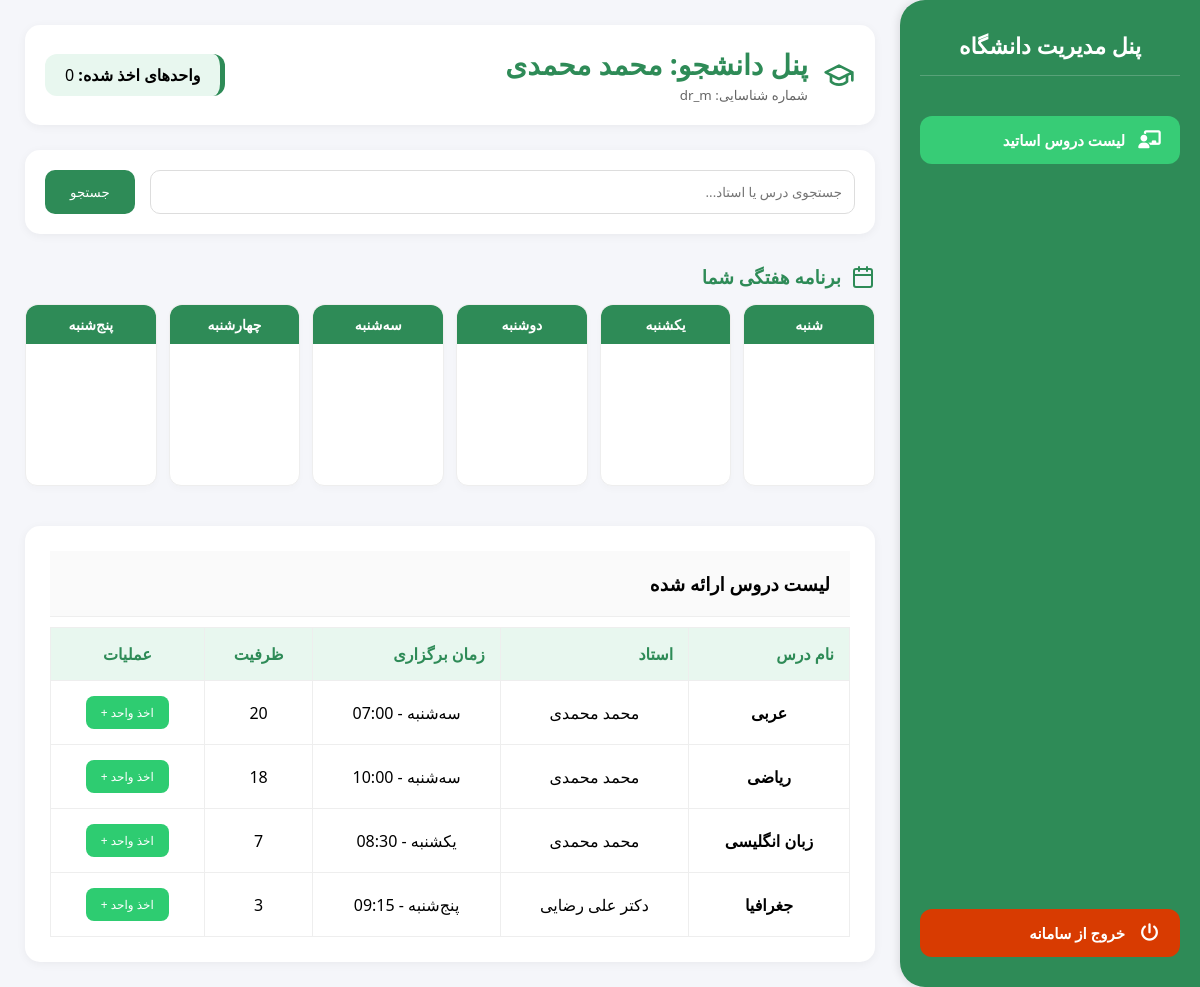
The page /courses/dashboard/ (signed in) on the database its author committed.
### apps/accounts/models.py (models this page shows, shortened)
class User(AbstractUser):
    first_name = models.CharField(max_length=150, verbose_name="نام")
    last_name = models.CharField(max_length=150, verbose_name="نام خانوادگی")
    student_id = models.CharField(max_length=20, unique=True, null=True, blank=True, verbose_name="کد دانشجویی")
    professor_id = models.CharField(max_length=20, unique=True, null=True, blank=True, verbose_name="کد استادی")
    is_student = models.BooleanField(default=False, verbose_name="دانشجو")
    is_professor = models.BooleanField(default=False, verbose_name="استاد")
    def get_full_name(self):
        return f"{self.first_name} {self.last_name}"

### apps/courses/models.py (models this page shows, shortened)
class Course(models.Model):
    DAYS_OF_WEEK = [
        ('1', 'شنبه'),
        ('2', 'یکشنبه'),
        ('3', 'دوشنبه'),
        ('4', 'سه‌شنبه'),
        ('5', 'چهارشنبه'),
        ('6', 'پنج‌شنبه'),
        ('7', 'جمعه'),
    ]
    name = models.CharField(max_length=100, verbose_name="نام درس")
    code = models.CharField(max_length=20, unique=True, verbose_name="کد درس")
    capacity = models.IntegerField(verbose_name="ظرفیت")
    professor = models.ForeignKey(
        User,
        on_delete=models.CASCADE,
        limit_choices_to={'is_professor': True},
        verbose_name="استاد"
    )
    day = models.CharField(
        max_length=1,
        choices=DAYS_OF_WEEK,
        default='1',
        verbose_name="روز برگزاری"
    )
    start_time = models.TimeField(verbose_name="زمان شروع")
    end_time = models.TimeField(verbose_name="زمان پایان")
    location = models.CharField(max_length=100, verbose_name="مکان برگزاری")
    prerequisites = models.ManyToManyField(
        'self',
        symmetrical=False,
        blank=True,
        verbose_name="پیش‌نیازها"
    )
    class Meta:
        verbose_name = "درس"
        verbose_name_plural = "دروس"

### apps/courses/views.py (the view)
# urls.py: path('dashboard/', views.student_dashboard, name='dashboard'),
@login_required
def student_dashboard(request):
    my_custom_days = [
        ('1', 'شنبه'), ('2', 'یکشنبه'), ('3', 'دوشنبه'),
        ('4', 'سه‌شنبه'), ('5', 'چهارشنبه'), ('6', 'پنج‌شنبه'),
    ]
    user_enrollments = Enrollment.objects.filter(student=request.user)
    enrolled_courses = [e.course for e in user_enrollments]
    enrolled_ids = user_enrollments.values_list('course_id', flat=True)
    query = request.GET.get('q')
    all_courses = Course.objects.all()
    if query:
        all_courses = all_courses.filter(name__icontains=query)
    context = {
        'my_custom_days': my_custom_days,
        'enrolled_courses': enrolled_courses,
        'enrolled_ids': enrolled_ids,
        'all_courses': all_courses,
    }
    return render(request, 'students/dashboard.html', context)

### templates/students/dashboard.html (shortened to what this page needs)
{% extends 'base.html' %}
{% block content %}
<div style="display: flex; justify-content: space-between; align-items: center; margin-bottom: 25px; background: white; padding: 20px; border-radius: 15px; box-shadow: 0 2px 10px rgba(0,0,0,0.05);">
    <div style="display: flex; align-items: center; gap: 15px;">
        <svg xmlns="http://www.w3.org/2000/svg" width="32" height="32" viewBox="0 0 24 24" fill="none" stroke="#2E8B57" stroke-width="2" stroke-linecap="round" stroke-linejoin="round"><path d="M22 10v6M2 10l10-5 10 5-10 5z"></path><path d="M6 12v5c3 3 9 3 12 0v-5"></path></svg>
        <div>
            <h2 style="color: #2E8B57; margin: 0;">پنل دانشجو: {{ user.get_full_name }}</h2>
            <small style="color: #666;">شماره شناسایی: {{ user.username }}</small>
        </div>
    </div>
    <div style="background: #e8f7ef; padding: 10px 20px; border-radius: 12px; border-right: 5px solid #2E8B57;">
        <strong>واحدهای اخذ شده:</strong> {{ enrolled_courses|length }}
    </div>
</div>
<div class="card-container" style="margin-bottom: 30px; padding: 20px; background: white; border-radius: 15px; box-shadow: 0 2px 10px rgba(0,0,0,0.05);">
    <form method="get" style="display: flex; gap: 15px;">
        <input type="text" name="q" value="{{ request.GET.q|default:'' }}" placeholder="جستجوی درس یا استاد..."
               style="flex: 1; padding: 12px; border-radius: 10px; border: 1px solid #ddd; font-family: inherit;">
        <button type="submit" class="btn-action btn-green" style="padding: 0 25px; display: flex; align-items: center; gap: 8px; background: #2E8B57; color: white; border: none; border-radius: 10px; cursor: pointer;">
            جستجو
        </button>
    </form>
</div>
<h3 style="margin-bottom: 15px; color: #2E8B57; display: flex; align-items: center; gap: 10px;">
    برنامه هفتگی شما
</h3>
<div style="display: grid; grid-template-columns: repeat(6, 1fr); gap: 12px; margin-bottom: 40px;">
    {% for d_val, d_name in my_custom_days %}
    <div style="background: white; border-radius: 12px; border: 1px solid #eee; min-height: 180px; box-shadow: 0 4px 6px rgba(0,0,0,0.02);">
        <div style="background: #2E8B57; color: white; padding: 10px; text-align: center; border-radius: 12px 12px 0 0; font-weight: bold; font-size: 14px;">
            {{ d_name }}
        </div>
        <div style="padding: 10px;">
        </div>
    </div>
    {% endfor %}
</div>
<div class="card-container" style="background: white; border-radius: 15px; overflow: hidden; box-shadow: 0 2px 10px rgba(0,0,0,0.05);">
    <h3 style="padding: 20px; margin: 0; border-bottom: 1px solid #eee; background: #fafafa;">لیست دروس ارائه شده</h3>
    <table style="width: 100%; border-collapse: collapse;">
        <thead>
            <tr style="background: #f8f9fa;">
                <th style="padding: 15px; text-align: right;">نام درس</th>
                <th style="padding: 15px; text-align: right;">استاد</th>
                <th style="padding: 15px; text-align: right;">زمان برگزاری</th>
                <th style="padding: 15px; text-align: center;">ظرفیت</th>
                <th style="padding: 15px; text-align: center;">عملیات</th>
            </tr>
        </thead>
        <tbody>
            {% for course in all_courses %}
            <tr style="border-bottom: 1px solid #eee;">
                <td style="padding: 15px;"><strong>{{ course.name }}</strong></td>
                <td style="padding: 15px;">{{ course.professor.get_full_name }}</td>
                <td style="padding: 15px;">{{ course.get_day_display }} - {{ course.start_time|time:"H:i" }}</td>
                <td style="padding: 15px; text-align: center;">{{ course.capacity }}</td>
                <td style="padding: 15px; text-align: center;">
                    <div style="display: flex; gap: 8px; justify-content: center; align-items: center;">
                        {% if course.id in enrolled_ids %}
                            <span style="color: #2ecc71; font-size: 12px; font-weight: bold;">اخذ شده ✅</span>
                            <form action="{% url 'courses:drop' course.id %}" method="post">
                                {% csrf_token %}
                                <button type="submit" style="background: #fff1f0; color: #e74c3c; border: 1px solid #ffa39e; padding: 5px 10px; border-radius: 6px; cursor: pointer; font-size: 11px;" onclick="return confirm('حذف شود؟')">
                                    حذف 🗑️
                                </button>
                            </form>
                        {% else %}
                            <form action="{% url 'courses:enroll' course.id %}" method="post">
                                <button type="submit" style="background: #2ecc71; color: white; border: none; padding: 8px 15px; border-radius: 8px; cursor: pointer; font-size: 12px; font-family: inherit;">
                                    اخذ واحد +
                                </button>
                            </form>
                        {% endif %}
                    </div>
                </td>
            </tr>
            {% empty %}
            <tr>
                <td colspan="5" style="text-align: center; padding: 20px; color: #999;">درسی یافت نشد.</td>
            </tr>
            {% endfor %}
        </tbody>
    </table>
</div>
{% endblock %}

### templates/base.html (style rules this page uses)
body { margin: 0; font-family: 'Segoe UI', Tahoma, sans-serif; height: 100vh; display: flex; background-color: #f5f6fa; overflow: hidden; }
h2 { color: #2E8B57; font-size: 28px; margin-bottom: 25px; }
.card-container { background: white; padding: 25px; border-radius: 15px; box-shadow: 0 3px 10px rgba(0,0,0,0.05); }
table { border-collapse: collapse; width: 100%; margin-top: 10px; }
table th, table td { border: 1px solid #eee; padding: 15px; text-align: center; }
table th { background: #e8f7ef; color: #2E8B57; font-weight: bold; }
.btn-action { padding: 10px 20px; border-radius: 10px; border: none; cursor: pointer; color: white; text-decoration: none; display: inline-flex; align-items: center; gap: 8px; font-family: inherit; transition: 0.2s; }
.btn-green { background: #2E8B57; }

### rows shown on the page
User: get_full_name "محمد محمدی", username "dr_m"
Course: name "عربی", professor.get_full_name "محمد محمدی", day "سه‌شنبه", start_time "07:00", capacity "20", shows "اخذ واحد +"
Course: name "ریاضی", professor.get_full_name "محمد محمدی", day "سه‌شنبه", start_time "10:00", capacity "18", shows "اخذ واحد +"
Course: name "زبان انگلیسی", professor.get_full_name "محمد محمدی", day "یکشنبه", start_time "08:30", capacity "7", shows "اخذ واحد +"
Course: name "جغرافیا", professor.get_full_name "دکتر علی رضایی", day "پنج‌شنبه", start_time "09:15", capacity "3", shows "اخذ واحد +"

### other values the page prints
{{ enrolled_courses|length }} "0"
{{ d_name }} "شنبه" "یکشنبه" "دوشنبه" "سه‌شنبه" "چهارشنبه" "پنج‌شنبه"
